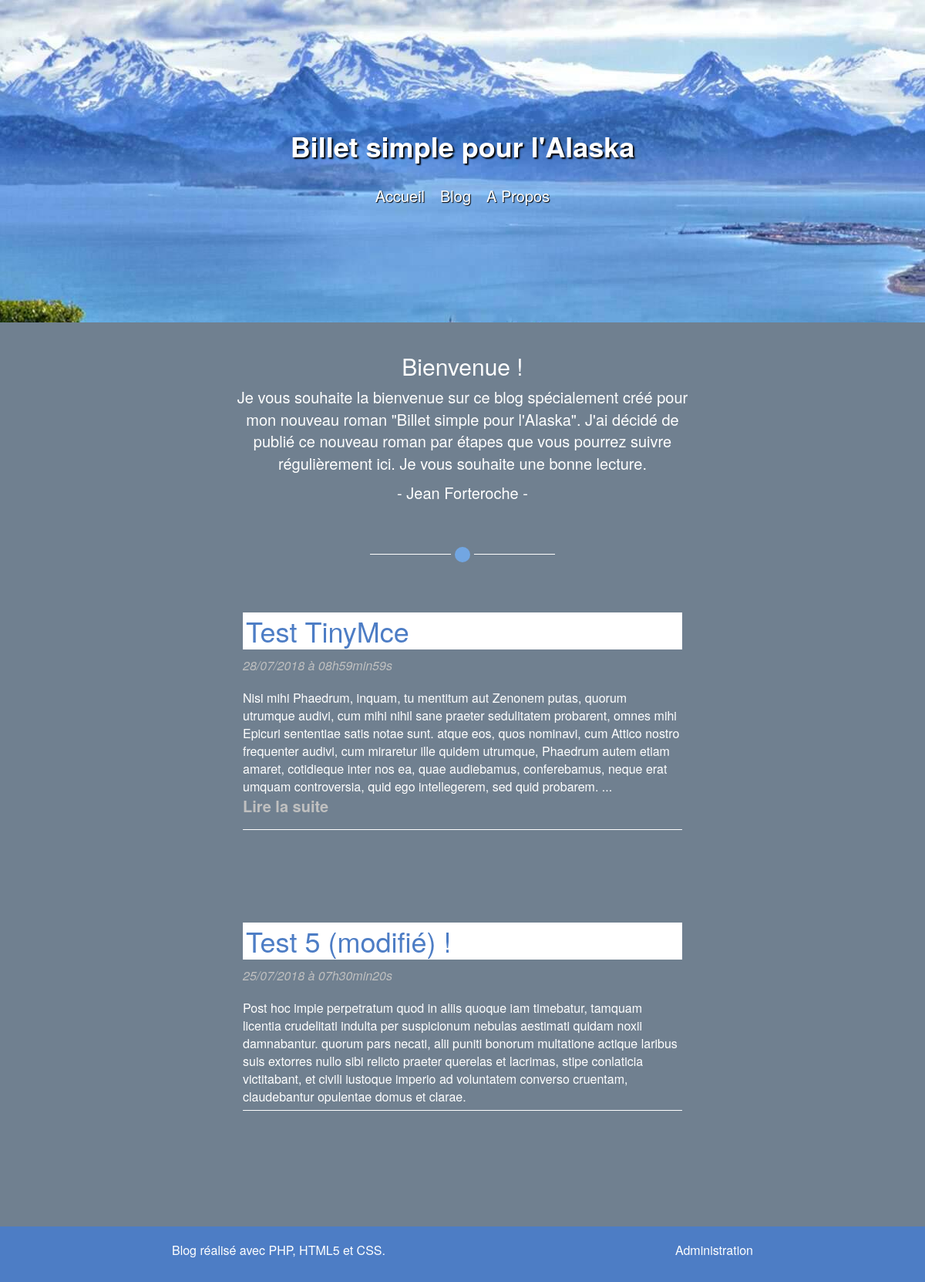
Before: / with the older database file.
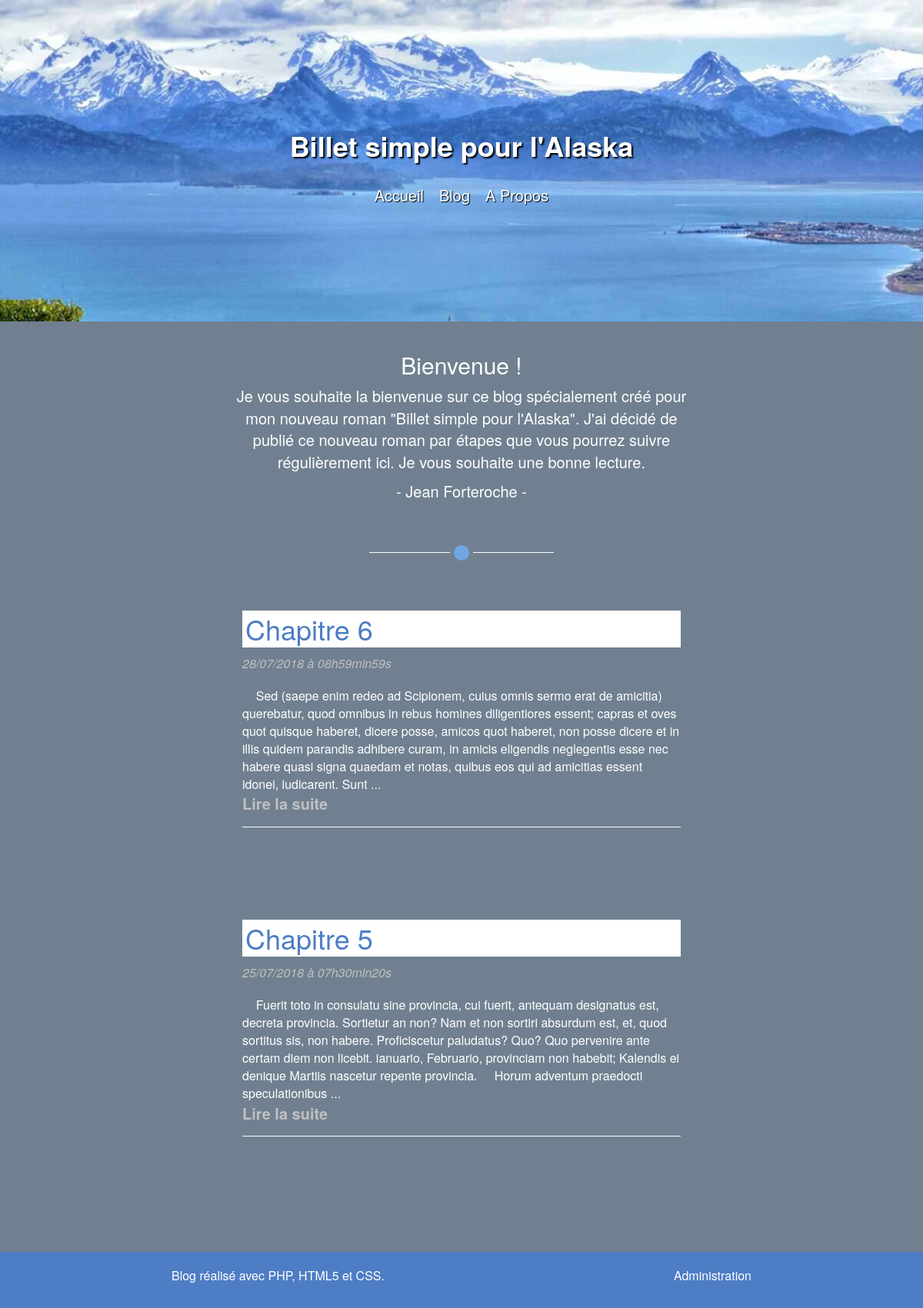
After: the same page with the newer database file.
### tables this page shows
CREATE TABLE IF NOT EXISTS `posts` (
  `id` int(11) NOT NULL,
  `title` varchar(255) NOT NULL,
  `content` text NOT NULL,
  `author` varchar(255) NOT NULL,
  `publication_date` datetime NOT NULL
);

### Controler/ControlerHome.php (called while the page is built, shortened)
<?php
require_once 'Model/Post.php';
class ControlerHome {
  private $post;
  public function __construct() {
    $this->post = new Post();
  }
  public function home(){
    $posts = $this->post->getLastPosts();
    $view = new View("Home");
    $view->generate(array('posts' => $posts));
  }
}

### index.php (called while the page is built, shortened)
<?php
$router = new Router();
$router->routerQuery();

### Model/Post.php (called while the page is built, shortened)
<?php
require_once 'Model/Model.php';
class Post extends Model {
    public function getLastPosts(){
        $sql = 'SELECT id, title, content, author, DATE_FORMAT(publication_date, \'%d/%m/%Y à %Hh%imin%ss\')'
                . ' AS publication_date_fr FROM posts ORDER BY publication_date DESC LIMIT 0,2';
        $posts = $this->executeQuery($sql);
        return $posts;
    }
}

### Model/Model.php (called while the page is built)
<?php
abstract class Model {
    private $bdd;
    protected function executeQuery($sql, $params = null) {
        if ($params == null) {
            $result = $this->getBdd()->query($sql);
        }
        else {
            $result = $this->getBdd()->prepare($sql);
            $result->execute($params);
        }
        return $result;
    }
    private function getBdd(){
        if($this->bdd == null){
            $this->bdd = new PDO('mysql:host=localhost;dbname=P8;charset=utf8', 'root', 'root', array(PDO::ATTR_ERRMODE => PDO::ERRMODE_EXCEPTION));
        }
        return $this->bdd;
    }
}

### View/viewHome.php (the view, shortened to what this page needs)
<section class="col-lg-offset-3 col-lg-6 col-xs-offset-1 col-xs-10 presentation">
    <h2>Bienvenue !</h2>
    <p>Je vous souhaite la bienvenue sur ce blog spécialement créé pour mon nouveau roman "Billet simple pour l'Alaska".
    J'ai décidé de publié ce nouveau roman par étapes que vous pourrez suivre régulièrement ici. Je vous souhaite une bonne lecture.
    </p>
    <p>- Jean Forteroche -</p>
</section>
<div class="col-xs-12 separation">
    <div class="circle"></div>
</div>
<?php foreach ($posts as $post): ?>
<article class="col-lg-offset-3 col-lg-6 col-xs-offset-1 col-xs-10 post">
    <div>
        <a href="<?="index.php?action=post&AMP;id=" . $post['id'] . "&AMP;page=1" ?>">
            <h1 class="titlePost"><?= $post['title'] ?></h1>
        </a>
        <time class="datePost"><?= $post['publication_date_fr'] ?></time>
    </div>
    <div class="textPost">
        <?php if(strlen($post['content']) > 500){
            $space = strpos($post['content'], ' ', 500);
            $post['content'] = substr($post['content'], 0, $space);
            echo strip_tags($post['content']) . ' ...';?>
        <a href="<?="index.php?action=post&AMP;id=" . $post['id'] . "&page=1" ?>">
            <p class="linkPost">Lire la suite</p>
        </a>
        <?php } else {
            echo strip_tags($post['content']);
        }
 ?></div>
</article>
<?php endforeach;?>

Changed rows visible on the page:
changed posts: title "Test TinyMce" → "Chapitre 6"; content "Nisi mihi Phaedrum, inquam, tu mentitum aut Zenonem putas, quorum utrumque audivi, cum mihi nihil sane praeter sedulitatem probarent, omnes mihi Epicuri sententiae satis notae sunt. atque eos, quos nominavi, cum Attico nostro frequenter audivi, cum miraretur ille quidem utrumque, Phaedrum autem etiam amaret, cotidieque inter nos ea, quae audiebamus, conferebamus, neque erat umquam controversia, quid ego intellegerem, sed quid probarem." → "Sed (saepe enim redeo ad Scipionem, cuius omnis sermo erat de amicitia) querebatur, quod omnibus in rebus homines diligentiores essent; capras et oves quot quisque haberet, dicere posse, amicos quot haberet, non posse dicere et in illis quidem parandis adhibere curam, in amicis eligendis neglegentis esse nec habere quasi signa quaedam et notas, quibus eos qui ad amicitias essent idonei, iudicarent. Sunt"
changed posts: title "Test 5 (modifié) !" → "Chapitre 5"; content "Post hoc impie perpetratum quod in aliis quoque iam timebatur, tamquam licentia crudelitati indulta per suspicionum nebulas aestimati quidam noxii damnabantur. quorum pars necati, alii puniti bonorum multatione actique laribus suis extorres nullo sibi relicto praeter querelas et lacrimas, stipe conlaticia victitabant, et civili iustoque imperio ad voluntatem converso cruentam, claudebantur opulentae domus et clarae." → "Fuerit toto in consulatu sine provincia, cui fuerit, antequam designatus est, decreta provincia. Sortietur an non? Nam et non sortiri absurdum est, et, quod sortitus sis, non habere. Proficiscetur paludatus? Quo? Quo pervenire ante certam diem non licebit. ianuario, Februario, provinciam non habebit; Kalendis ei denique Martiis nascetur repente provincia. Horum adventum praedocti speculationibus"
